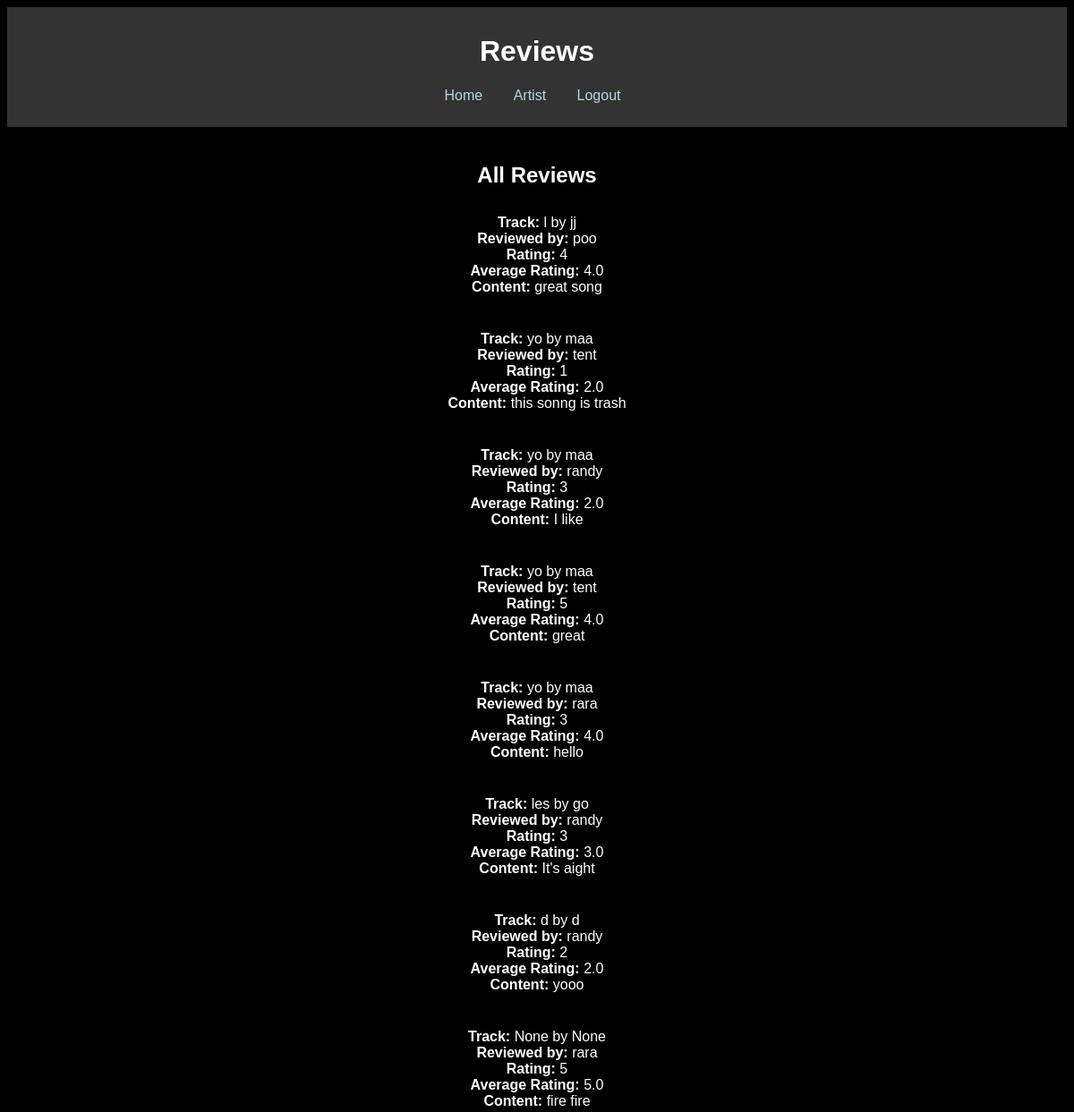
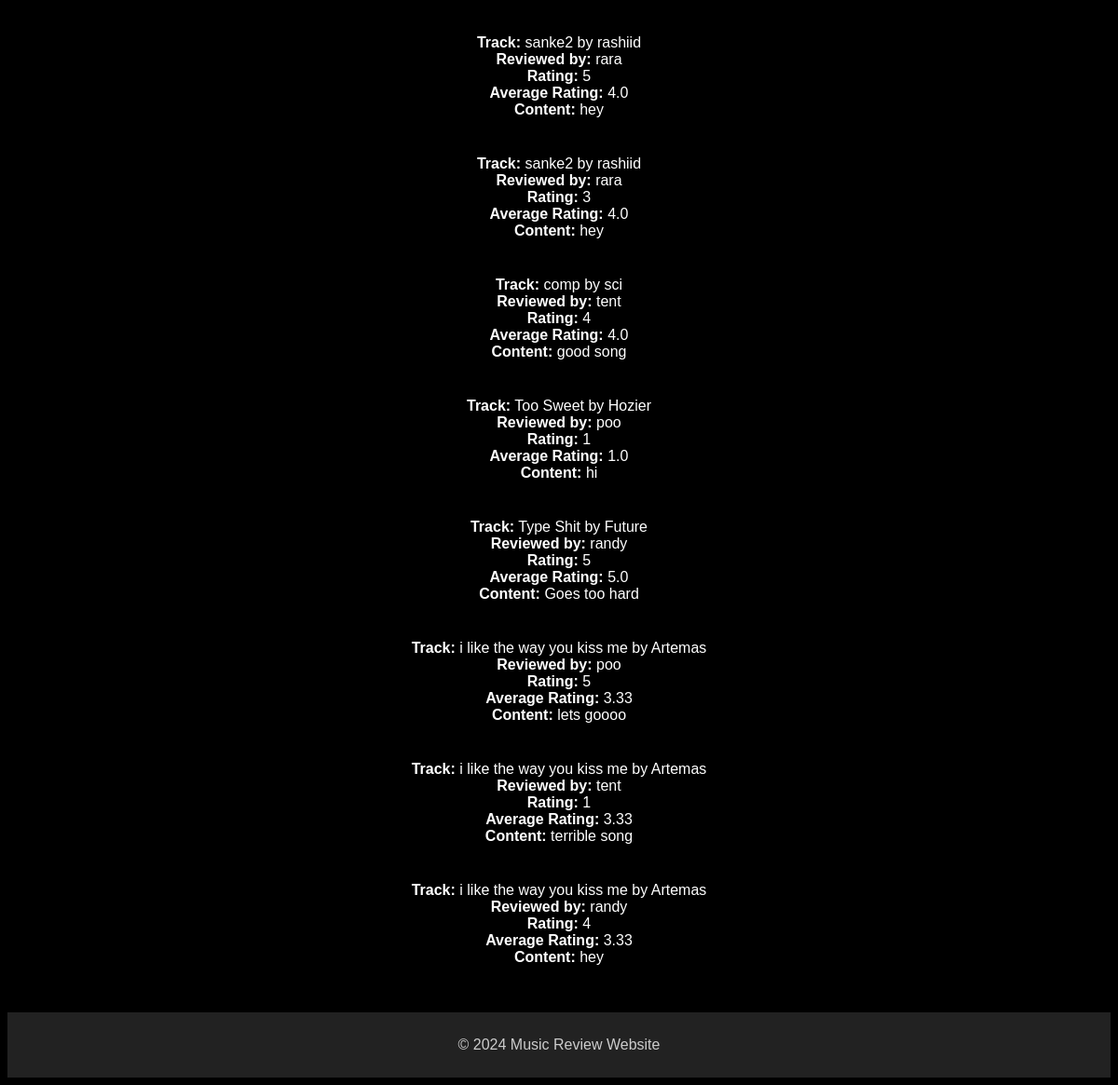
The page /reviews_page on the database its author committed (2 pictures, top to bottom).
### tables this page shows
CREATE TABLE reviews (
    id INTEGER PRIMARY KEY AUTOINCREMENT,
    content TEXT NOT NULL,
    rating INTEGER NOT NULL,
    user_id INTEGER,
    track_id INTEGER, track_type TEXT,
    FOREIGN KEY (user_id) REFERENCES users (id),
    FOREIGN KEY (track_id) REFERENCES tracks (id)
);

CREATE TABLE users (
    id INTEGER PRIMARY KEY AUTOINCREMENT,
    username TEXT UNIQUE NOT NULL,
    email TEXT UNIQUE NOT NULL,
    password TEXT NOT NULL
);

### app.py (the view)
@app.route('/reviews_page')
def reviews_page():
    db = get_db()
    query = """
    SELECT
        users.username,
        COALESCE(tracks.name, spotifytracks.name) AS track_name,
        COALESCE(tracks.artist, spotifytracks.artist) AS artist,
        reviews.rating,
        reviews.content,
        reviews.track_type,
        AVG(reviews.rating) OVER (PARTITION BY reviews.track_id, reviews.track_type) AS average_rating
    FROM reviews
    LEFT JOIN users ON reviews.user_id = users.id
    LEFT JOIN tracks ON reviews.track_id = tracks.id AND reviews.track_type = 'artist'
    LEFT JOIN spotifytracks ON reviews.track_id = spotifytracks.spotify_id AND reviews.track_type = 'spotify'
    """
    reviews = db.execute(query).fetchall()
    return render_template('reviews_page.html', reviews=reviews)

### app.py (called while the page is built)
def get_db():
    db = getattr(g, '_database', None)
    if db is None:
        db = g._database = sqlite3.connect(DATABASE)
        db.row_factory = sqlite3.Row
    return db

@app.teardown_appcontext
def close_connection(exception):
    db = getattr(g, '_database', None)
    if db is not None:
        db.close()

### templates/reviews_page.html (shortened to what this page needs)
<!DOCTYPE html>
<html lang="en">
<head>
    <link rel="stylesheet" href="{{ url_for('static', filename='css/style.css') }}">
</head>
<body>
    <header>
        <h1>Reviews</h1>
        <nav>
            <ul>
                {% if is_logged_in %}
                    <li><a href="{{ url_for('home') }}">Home</a></li>
                    <li><a href="{{ url_for('artistpage') }}">Artist</a></li>
                    <li><a href="{{ url_for('logout') }}">Logout</a></li>
                {% else %}
                    <li><a href="{{ url_for('home') }}">Home</a></li>
		    <li><a href="{{ url_for('artistpage') }}">Artist</a></li>
                    <li><a href="{{ url_for('logout') }}">Logout</a></li>
                {% endif %}
            </ul>
        </nav>
    </header>
    <main>
        <h2>All Reviews</h2>
        <ul>
            {% for review in reviews %}
            <li>
                <strong>Track:</strong> {{ review.track_name }} by {{ review.artist }}<br>
                <strong>Reviewed by:</strong> {{ review.username }}<br>
                <strong>Rating:</strong> {{ review.rating }}<br>
                <strong>Average Rating:</strong> {{ review.average_rating | round(2) }}<br>
                <strong>Content:</strong> {{ review.content }}
            </li>
            {% endfor %}
        </ul>
    </main>
    <footer>
        <p>© 2024 Music Review Website</p>
    </footer>
</body>
</html>

### static/css/style.css (style rules this page uses)
body { font-family: Arial, sans-serif; background-color: black; color: white; }
header { background-color: #333; color: #fff; padding: 10px 20px; text-align: center; }
nav ul { list-style-type: none; padding: 0; }
nav ul li { display: inline; margin-right: 10px; }
nav ul li a { color: lightblue; text-decoration: none; }
footer { text-align: center; padding: 10px 0; background-color: #222; color: #ccc; }
main { text-align: center; padding: 20px; }
ul { list-style-type: none; padding: 0; }

### templates/reviews_page.html (style rules this page uses)
ul { list-style: none; padding: 0; }
li { margin-bottom: 20px; padding: 10px; border-radius: 8px; }

### rows shown on the page
reviews: track_name "l", artist "jj", username "poo", rating "4", average_rating "4.0", content "great song"
reviews: track_name "yo", artist "maa", username "tent", rating "1", average_rating "2.0", content "this sonng is trash"
reviews: track_name "yo", artist "maa", username "randy", rating "3", average_rating "2.0", content "I like"
reviews: track_name "yo", artist "maa", username "tent", rating "5", average_rating "4.0", content "great"
reviews: track_name "yo", artist "maa", username "rara", rating "3", average_rating "4.0", content "hello"
reviews: track_name "les", artist "go", username "randy", rating "3", average_rating "3.0", content "It's aight"
reviews: track_name "d", artist "d", username "randy", rating "2", average_rating "2.0", content "yooo"
reviews: track_name "None", artist "None", username "rara", rating "5", average_rating "5.0", content "fire fire"
reviews: track_name "sanke2", artist "rashiid", username "rara", rating "5", average_rating "4.0", content "hey"
reviews: track_name "sanke2", artist "rashiid", username "rara", rating "3", average_rating "4.0", content "hey"
reviews: track_name "comp", artist "sci", username "tent", rating "4", average_rating "4.0", content "good song"
reviews: track_name "Too Sweet", artist "Hozier", username "poo", rating "1", average_rating "1.0", content "hi"
reviews: track_name "Type Shit", artist "Future", username "randy", rating "5", average_rating "5.0", content "Goes too hard"
reviews: track_name "i like the way you kiss me", artist "Artemas", username "poo", rating "5", average_rating "3.33", content "lets goooo"
reviews: track_name "i like the way you kiss me", artist "Artemas", username "tent", rating "1", average_rating "3.33", content "terrible song"
reviews: track_name "i like the way you kiss me", artist "Artemas", username "randy", rating "4", average_rating "3.33", content "hey"
